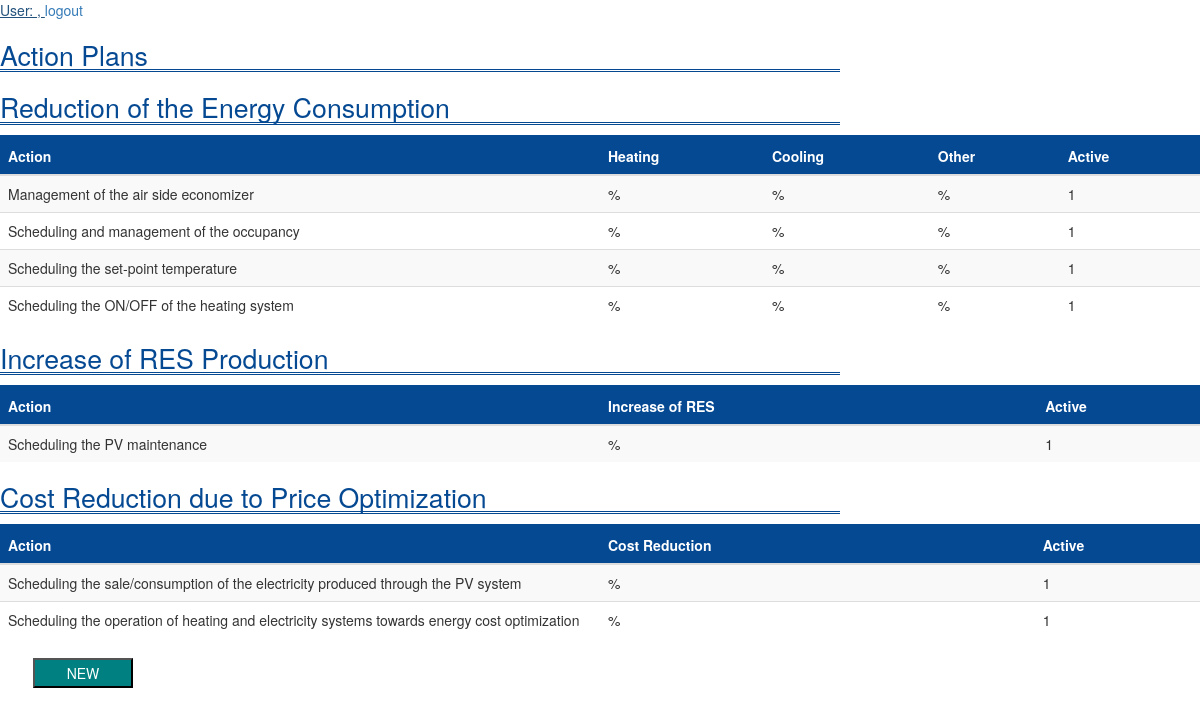
The app's page /admin/actionplans.php with its own data.
### tables this page shows
CREATE TABLE `actionplan` (
  `id` int(11) NOT NULL,
  `description` varchar(100) NOT NULL,
  `type` varchar(25) NOT NULL,
  `heating_min` float NOT NULL,
  `cooling_min` float NOT NULL,
  `other_min` float NOT NULL,
  `cost_min` float NOT NULL,
  `res_min` float NOT NULL,
  `active` int(11) NOT NULL,
  `heating_max` float NOT NULL,
  `cooling_max` float NOT NULL,
  `other_max` float NOT NULL,
  `cost_max` float NOT NULL,
  `res_max` float NOT NULL
);

### includes/database.php (called while the page is built, shortened)
<?php
class MySQLDatabase{
    public function open_connection(){
        $this->connection = mysql_connect(DB_SERVER, DB_USER, DB_PASS);
        if(!$this->connection){
            die("Database connection failed:");
        }
        else {
            $db_select = mysql_select_db(DB_NAME,$this->connection );
        }
    }
}
$database = new MySQLDatabase();
?>

### admin/actionplans.php (the view, shortened to what this page needs)
<!DOCTYPE html>
<html>
    <head>
        <link rel="stylesheet" href="http://maxcdn.bootstrapcdn.com/bootstrap/3.3.5/css/bootstrap.min.css">
        <link rel="stylesheet" type="text/css" href="../css/insertActions.css">
        <link rel="stylesheet" type="text/css" href="../css/buttons.css">
        <link rel="stylesheet" type="text/css" href="../css/insert.css">
    </head>
    <body>
        <div id="workspace">
            <div id="username">
                <a id="user"> User: <?php if (session_status() == PHP_SESSION_NONE) {
                                            session_start();
                                          }
                                    ?>,
                </a>
                <a id="logout" href ="<?php if((strpos($_SERVER['REQUEST_URI'],'past') != false)||(strpos($_SERVER['REQUEST_URI'],'insert') != false)||(strpos($_SERVER['REQUEST_URI'],'admin') != false)){ echo '../'; }?>doLogout.php">logout</a>
            </div>
            <form id="actionForm">
                <?php
                    require_once("../includes/database.php");
                    $sql_consumption = "SELECT * FROM actionplan WHERE type='consumption'";
                    if(!$sql_consumption = mysql_query($sql_consumption, $database->connection)){
                        die('Ooops! We encountered a database error');
                    }
                    $sql_production = "SELECT * FROM actionplan WHERE type='production'";
                    if(!$sql_production = mysql_query($sql_production, $database->connection)){
                        die('Ooops! We encountered a database error');
                    }
                    $sql_cost = "SELECT * FROM actionplan WHERE type='cost'";
                    if(!$sql_cost = mysql_query($sql_cost, $database->connection)){
                        die('Ooops! We encountered a database error');
                    }
                ?>
                <h1>Action Plans</h1>
                <h1 class="actionPurpose">Reduction of the Energy Consumption</h1>
                <table class="table table-striped table-hover">
                    <thead>
                    <tr>
                        <th class="col-sm-6">Action</th>
                        <th class="energyPurpose">Heating</th>
                        <th class="energyPurpose">Cooling</th>
                        <th class="energyPurpose">Other</th>
                        <th class="energyPurpose">Active</th>
                    </tr>
                    </thead>
                    <tbody>
                    <?php
                        while($planrow = mysql_fetch_array($sql_consumption)){
                            echo '<tr onclick="editConsumptionAction('.$planrow['id'].')">';
                            echo    '<td class="planName">'. $planrow['description']. '</td>';
                            echo    '<td>'. $planrow['heating']. '%</td>';
                            echo    '<td>'. $planrow['cooling']. '%</td>';
                            echo    '<td>'. $planrow['other']. '%</td>';
                            echo    '<td>'. $planrow['active']. '</td>';
                            echo '</tr>';
                        }
                    ?>
                </table>
                <h1 class="actionPurpose">Increase of RES Production</h1>
                <table class="table table-striped table-hover">
                    <thead>
                    <tr>
                        <th class="col-sm-6">Action</th>
                        <th class="energyPurpose">Increase of RES</th>
                        <th class="energyPurpose"></th>
                        <th class="energyPurpose"></th>
                        <th class="energyPurpose">Active</th>
                    </tr>
                    </thead>
                    <tbody>
                    <?php
                        while($planrow = mysql_fetch_array($sql_production)){
                            echo '<tr onclick="editResAction('.$planrow['id'].')">';
                            echo    '<td class="planName">'. $planrow['description']. '</td>';
                            echo    '<td>'. $planrow['res']. '%</td>';
                            echo    '<td></td>';
                            echo    '<td></td>';
                            echo    '<td>'. $planrow['active']. '</td>';
                            echo '</tr>';
                        }
                    ?>
                    </tbody>
                </table>
                <h1 class="actionPurpose">Cost Reduction due to Price Optimization</h1>
                <table class="table table-striped table-hover">
                    <thead>
                    <tr>
                        <th class="col-sm-6">Action</th>
                        <th class="energyPurpose">Cost Reduction</th>
                        <th class="energyPurpose"></th>
                        <th class="energyPurpose"></th>
                        <th class="energyPurpose">Active</th>
                    </tr>
                    </thead>
                    <tbody>
                    <?php
                        while($planrow = mysql_fetch_array($sql_cost)){
                            echo '<tr onclick="editCostAction('.$planrow['id'].')">';
                            echo    '<td class="planName">'. $planrow['description']. '</td>';
                            echo    '<td>'. $planrow['cost']. '%</td>';
                            echo    '<td></td>';
                            echo    '<td></td>';
                            echo    '<td>'. $planrow['active']. '</td>';
                            echo '</tr>';
                        }
                    ?>
                    </tbody>
                </table>
                <div id="buttons_div">
                    <button id="newActionBtn" type="button" onclick="window.location.href='addActionPlan.php'">NEW</button>
                </div>
            </form>
        </div>
    </body>
</html>

### css/insertActions.css (style rules this page uses)
table { width: 100%; }
tr { display: table-row; }
thead th { height: 40px; color: white; }
table > thead { background-color: #054993; }

### css/buttons.css (style rules this page uses)
#newActionBtn { background-color: teal; color: white; margin-left: 33px; margin-bottom: 20px; min-height: 30px; min-width: 100px; }

### css/insert.css (style rules this page uses)
h1 { color: #054993; font-size: 20pt; border-bottom-style: double; width: 70%; }

### records on screen
actionplan: description "Management of the air side economizer", active "1"
actionplan: description "Scheduling and management of the occupancy", active "1"
actionplan: description "Scheduling the set-point temperature", active "1"
actionplan: description "Scheduling the ON/OFF of the heating system", active "1"
actionplan: description "Scheduling the PV maintenance", active "1"
actionplan: description "Scheduling the sale/consumption of the electricity produced through the PV system", active "1"
actionplan: description "Scheduling the operation of heating and electricity systems towards energy cost optimization", active "1"
